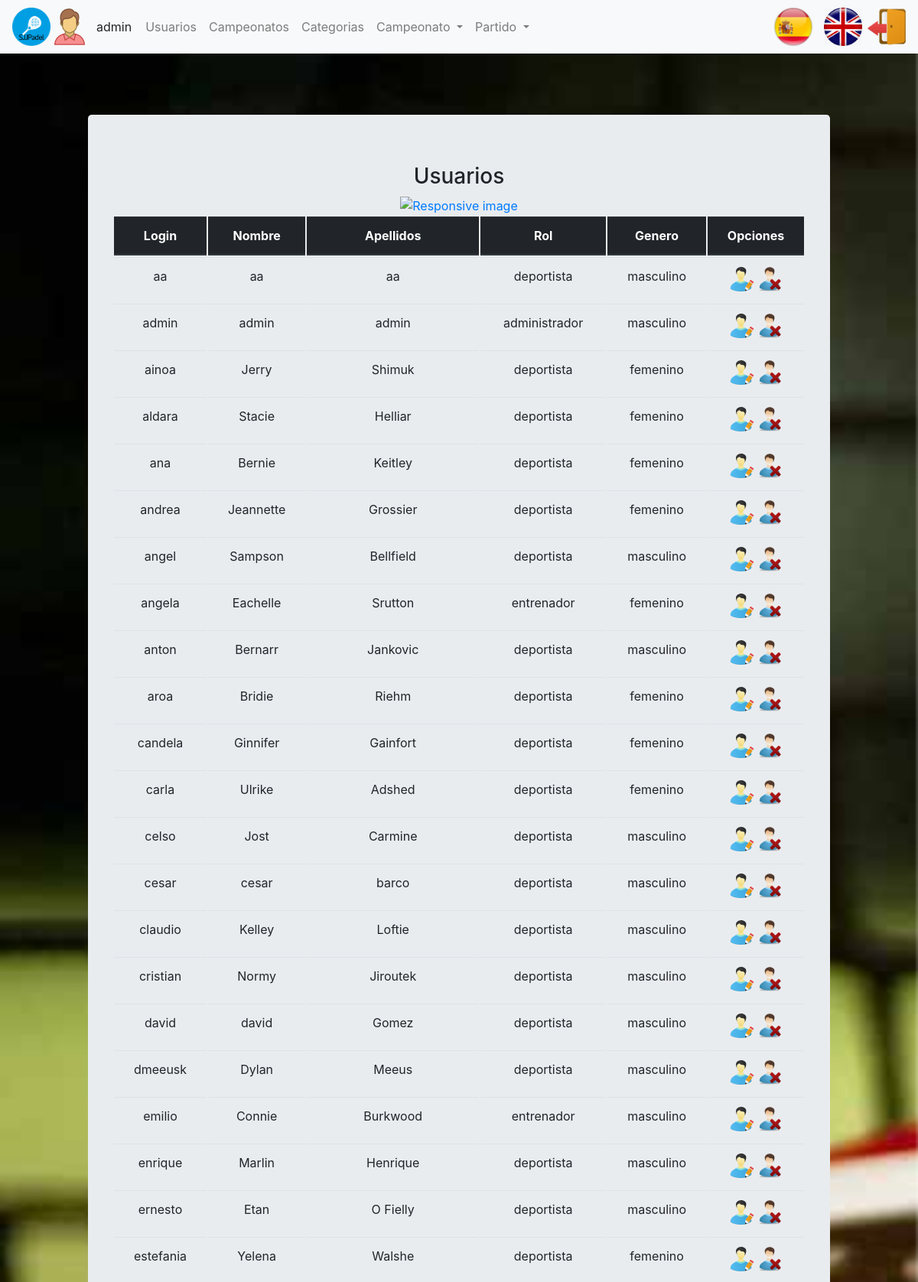
Screenshot of /index.php?controller=users&action=showall (signed in, upper part) with the database file from the repository.
### tables this page shows
CREATE TABLE `usuario` (
  `login` varchar(20) NOT NULL,
  `nombre` varchar(20) NOT NULL,
  `apellidos` varchar(45) DEFAULT NULL,
  `pass` varchar(20) DEFAULT NULL,
  `rol` char(1) DEFAULT NULL,
  `genero` varchar(10) DEFAULT NULL
);

### core/ViewManager.php (called while the page is built, shortened)
<?php
class ViewManager {
	private $fragmentContents = array();
	private $variables = array();
	private $currentFragment = self::DEFAULT_FRAGMENT;
	private $layout = "default";
	private function saveCurrentFragment() {
		$this->fragmentContents[$this->currentFragment].=ob_get_contents();
	}
	public function moveToFragment($name) {
		$this->currentFragment = $name;
	}
	public function getFragment($fragment, $default="") {
		if (!isset($this->fragmentContents[$fragment])) {
			return $default;
		}
		return $this->fragmentContents[$fragment];
	}
	public function setVariable($varname, $value, $flash=false) {
		$this->variables[$varname] = $value;
	}
	public function getVariable($varname, $default=NULL) {
		if (!isset($this->variables[$varname])) {
			return $default;
		}
		return $this->variables[$varname];
	}
	public function render($controller, $viewname) {
		include(__DIR__."/../view/$controller/$viewname.php");
		$this->renderLayout();
	}
	private function renderLayout() {
		include(__DIR__."/../view/layouts/".$this->layout.".php");
	}
	private static $viewmanager_singleton = NULL;
	public static function getInstance() {
		if (self::$viewmanager_singleton == null) {
			self::$viewmanager_singleton = new ViewManager();
		}
		return self::$viewmanager_singleton;
	}
}

### controller/UsersController.php (called while the page is built, shortened)
<?php
require_once(__DIR__."/../core/ViewManager.php");
require_once(__DIR__."/../core/I18n.php");
require_once(__DIR__."/../model/User.php");
require_once(__DIR__."/../model/UserMapper.php");
require_once(__DIR__."/../controller/BaseController.php");
class UsersController extends BaseController {
	public function __construct() {
		parent::__construct();
	}
	public function showall(){
		$userMapper = new UserMapper();
		$usuarios = $userMapper->getUsuarios();
		$this->view->setVariable("usuarios", $usuarios);
		$this->view->render("users", "showall");
	}
}

### index.php (called while the page is built, shortened)
<?php
function run() {
	try {
		$controller = loadController($_GET["controller"]);
		$actionName = $_GET["action"];
		$controller->$actionName();
	} catch(Exception $ex) {
		die("An exception occured!!!!!".$ex->getMessage());
	}
}
function loadController($controllerName) {
	return new $controllerClassName();
}
run();
?>

### core/I18n.php (called while the page is built, shortened)
<?php
class I18n {
	private $messages;
	public function setLanguage($language) {
		$this->messages = $i18n_messages;
	}
	public function i18n($key) {
		if (isset($this->messages[$key])){
			return $this->messages[$key];
		}else{
			return $key;
		}
	}
	private static $i18n_singleton = null;
	public static function getInstance() {
		if (self::$i18n_singleton == NULL) {
			self::$i18n_singleton = new I18n();
		}
		return self::$i18n_singleton;
	}
}
function i18n($key) {
	return I18n::getInstance()->i18n($key);
}

### model/User.php (called while the page is built, shortened)
<?php
class User {
	private $login;
	private $username;
	private $surname;
	private $rol;
	private $gender;
	public function __construct($login=NULL,$username=NULL,$surname=NULL,$pass=NULL,$rol=NULL,$gender=NULL) {
		$this->login = $login;
		$this->username = $username;
		$this->surname = $surname;
		$this->rol = $rol;
		$this->gender = $gender;
	}
	public function getLogin() {
		return $this->login;
	}
	public function getUsername() {
		return $this->username;
	}
	public function getSurname() {
		return $this->surname;
	}
	public function getRol() {
		return $this->rol;
	}
	public function getGender() {
		return $this->gender;
	}
}

### model/UserMapper.php (called while the page is built, shortened)
<?php
require_once(__DIR__."/../core/PDOConnection.php");
class UserMapper {
	private $db;
	public function __construct() {
		$this->db = PDOConnection::getInstance();
	}
	public function getDatos($login){
		$stmt = $this->db->prepare("SELECT * FROM usuario where login=?");
		$stmt->execute(array($login));
		$toret_db = $stmt->fetchAll(PDO::FETCH_ASSOC);
		$user = null;
		foreach ($toret_db as $datos) {
			$user = new User(
				$datos['login'],
				$datos['nombre'],
				$datos['apellidos'],
				$datos['pass'],
				$datos['rol'],
				$datos['genero']
			);
		}
		return $user;
	}
	public function getUsuarios(){
		$stmt = $this->db->query("SELECT *
								  FROM   usuario");
		$toret_db = $stmt->fetchAll(PDO::FETCH_ASSOC);
		$users = array();
		foreach ($toret_db as $user) {
			array_push($users, new User(
				$user['login'],
				$user['nombre'],
				$user['apellidos'],
				$user['pass'],
				$user['rol'],
				$user['genero']
			));
		}
		return $users;
	}
}

### core/PDOConnection.php (called while the page is built)
<?php
class PDOConnection {
	private static $dbhost = "localhost";
	private static $dbname = "sjjpadel";
	private static $dbuser = "abp";
	private static $dbpass = "abp";
	private static $db_singleton = null;
	public static function getInstance() {
		if (self::$db_singleton == null) {
			self::$db_singleton = new PDO(
			"mysql:host=".self::$dbhost.";dbname=".self::$dbname.";charset=utf8",
			self::$dbuser,
			self::$dbpass,
			array(
				PDO::ATTR_EMULATE_PREPARES => false,
				PDO::ATTR_ERRMODE => PDO::ERRMODE_EXCEPTION
			)
		);
	}
	return self::$db_singleton;
}
}
?>

### controller/BaseController.php (called while the page is built, shortened)
<?php
require_once(__DIR__."/../core/ViewManager.php");
require_once(__DIR__."/../core/I18n.php");
require_once(__DIR__."/../model/User.php");
require_once(__DIR__."/../model/UserMapper.php");
class BaseController {
	public function __construct() {
		if(isset($_SESSION["currentuser"])) {
			$userMapper = new UserMapper();
			$datosUser = $userMapper->getDatos($_SESSION["currentuser"]);
		}
	}
}

### view/users/showall.php (the view, shortened to what this page needs)
<?php
require_once(__DIR__."/../../core/ViewManager.php");
$view = ViewManager::getInstance();
$usuarios = $view->getVariable("usuarios");
$cabecera = array("Login","Name","Surname","Rol","Gender");
?>
  <h3><?= i18n("Users"); ?></h3>
  <a href="index.php?controller=users&amp;action=add">
    <img src="images/addUser.png" class="img-fluid" alt="Responsive image">
  </a>
  <table class="table">
  <thead class="thead-dark">
    <tr>
      <?php foreach($cabecera as $valor) { ?>
        <th scope="col">
          <?php echo i18n($valor); ?>
        </th>
      <?php } ?>
      <th scope="col" colspan="2">
        <?= i18n("Options"); ?>
      </th>
    </tr>
  </thead>
  <tbody>
      <?php foreach($usuarios as $user) { ?>
        <tr>
            <td>
              <?php echo $user->getLogin() ; ?>
            </td>
            <td>
              <?php echo $user->getUsername() ; ?>
            </td>
            <td>
              <?php echo $user->getSurname() ; ?>
            </td>
            <td>
              <?php echo i18n($user->getRol()) ; ?>
            </td>
            <td>
              <?php echo i18n($user->getGender()) ; ?>
            </td>
          <td>
            <a href="index.php?controller=users&amp;action=edit&amp;login=<?php echo $user->getLogin() ?>">
              <img src="images/editar.png" class="img-fluid" alt="Responsive image">
            </a>
            <a href="index.php?controller=users&amp;action=delete&amp;login=<?php echo $user->getLogin() ?>">
              <img src="images/eliminar.png" class="img-fluid" alt="Responsive image">
            </a>
          </td>
        <tr>
      <?php } ?>
  </tbody>
</table>

### view/layouts/default.php (shortened to what this page needs)
<?php
$view = ViewManager::getInstance();
$currentuser = $view->getVariable("currentusername");
$currentGender = $view->getVariable("currentGender");
$currentRol = $view->getVariable("currentRol");
?>
<!DOCTYPE html>
<html lang="en">
<head>
	<link rel="stylesheet" href="https://maxcdn.bootstrapcdn.com/bootstrap/4.0.0/css/bootstrap.min.css">
	<link rel="stylesheet" href="https://use.fontawesome.com/releases/v5.5.0/css/all.css">
	<link rel="stylesheet" href="css/style.css" type="text/css">
</head>
<body>
	<div class="contenedor">
	<nav class="navbar navbar-expand-lg navbar-light bg-light">
		<img class="img-circle icono" src="images/icono.png">
		<?php if (isset($currentuser)): ?>
			<img class="icono" src="images/<?php echo $currentGender; ?>.png">
			<span class="username">
				<?= sprintf(i18n("%s"), $currentuser) ?>
			</span>
		<?php endif ?>
		<div class="collapse navbar-collapse" id="navbarSupportedContent">
			<ul class="navbar-nav mr-auto">
				<?php if($currentRol == 'a'): ?>
					<li class="nav-item">
						<a class="nav-link" href="index.php?controller=users&amp;action=showall"><?= i18n("Users") ?></a>
					</li>
				<?php endif ?>
				<?php if($currentRol == 'a'): ?>
					<li class="nav-item">
						<a class="nav-link" href="index.php?controller=championship&amp;action=showall"><?= i18n("Championships") ?></a>
					</li>
				<?php endif ?>
				<?php if($currentRol == 'a'): ?>
					<li class="nav-item">
						<a class="nav-link" href="index.php?controller=category&amp;action=showall"><?= i18n("Categories") ?></a>
					</li>
				<?php endif ?>
				<?php if($currentRol == 'd' || $currentRol == 'a' || $currentRol == 'e'): ?>
					<li class="nav-item dropdown">
						<a class="nav-link dropdown-toggle" href="#" id="navbarDropdown" role="button" data-toggle="dropdown" aria-haspopup="true" aria-expanded="false">
							<?php echo i18n("Championship") ?>
						</a>
					</li>
				<?php endif ?>
				<?php if($currentRol == 'd' || $currentRol == 'a' || $currentRol == 'e'): ?>
					<li class="nav-item dropdown">
						<a class="nav-link dropdown-toggle" href="#" id="navbarDropdown" role="button" data-toggle="dropdown" aria-haspopup="true" aria-expanded="false">
							<?php echo i18n("Match") ?>
						</a>
					</li>
				<?php endif ?>
			</ul>
		</div>
		<li class="nav-item">
			<?php include(__DIR__."/language_select_element.php"); ?>
		</li>
		<li class="nav-item">
			<?php if (isset($currentuser)): ?>
				<a 	href="index.php?controller=users&amp;action=logout">
					<img src="images/salir.png" class="rounded icono" alt="Imágenes responsive">
				</a>
				<?php else: ?>
					<a href="index.php?controller=users&amp;action=login">
						<img src="images/entrar.png" class="rounded icono" alt="Imágenes responsive">
					</a>
				<?php endif ?>
			</li>
		</nav>
		<div class="container">
			<div class="jumbotron">
				<?= $view->getFragment(ViewManager::DEFAULT_FRAGMENT) ?>
			</div>
		</div>
</div>
		</body>
</html>

### css/style.css (style rules this page uses)
body { width: 100%; height: 100%; }
.contenedor { background: url('../images/padel.jpg') ; background-size: cover; background-attachment: fixed; }
ul , li { list-style: none; }
.icono { width: 50px; height: 50px; }
table { border-collapse: inherit; }
.container { margin: 0 auto; max-width: 1000px; }
.jumbotron { margin: 80px 0; text-align: center; }
.username { margin-left: 10px; margin-right: 10px; }

### rows the page displays
usuario: genero (picture), login "admin", nombre "admin", apellidos "admin", rol "administrador", genero "masculino"
usuario: login "aa", nombre "aa", apellidos "aa", rol "deportista", genero "masculino"
usuario: login "ainoa", nombre "Jerry", apellidos "Shimuk", rol "deportista", genero "femenino"
usuario: login "aldara", nombre "Stacie", apellidos "Helliar", rol "deportista", genero "femenino"
usuario: login "ana", nombre "Bernie", apellidos "Keitley", rol "deportista", genero "femenino"
usuario: login "andrea", nombre "Jeannette", apellidos "Grossier", rol "deportista", genero "femenino"
usuario: login "angel", nombre "Sampson", apellidos "Bellfield", rol "deportista", genero "masculino"
usuario: login "angela", nombre "Eachelle", apellidos "Srutton", rol "entrenador", genero "femenino"
usuario: login "anton", nombre "Bernarr", apellidos "Jankovic", rol "deportista", genero "masculino"
usuario: login "aroa", nombre "Bridie", apellidos "Riehm", rol "deportista", genero "femenino"
usuario: login "candela", nombre "Ginnifer", apellidos "Gainfort", rol "deportista", genero "femenino"
usuario: login "carla", nombre "Ulrike", apellidos "Adshed", rol "deportista", genero "femenino"
usuario: login "celso", nombre "Jost", apellidos "Carmine", rol "deportista", genero "masculino"
usuario: login "cesar", nombre "cesar", apellidos "barco", rol "deportista", genero "masculino"
usuario: login "claudio", nombre "Kelley", apellidos "Loftie", rol "deportista", genero "masculino"
usuario: login "cristian", nombre "Normy", apellidos "Jiroutek", rol "deportista", genero "masculino"
usuario: login "david", nombre "david", apellidos "Gomez", rol "deportista", genero "masculino"
usuario: login "dmeeusk", nombre "Dylan", apellidos "Meeus", rol "deportista", genero "masculino"
usuario: login "emilio", nombre "Connie", apellidos "Burkwood", rol "entrenador", genero "masculino"
usuario: login "enrique", nombre "Marlin", apellidos "Henrique", rol "deportista", genero "masculino"
usuario: login "ernesto", nombre "Etan", apellidos "O Fielly", rol "deportista", genero "masculino"
usuario: login "estefania", nombre "Yelena", apellidos "Walshe", rol "deportista", genero "femenino"

### other values shown
sprintf(i18n("%s"), $currentuser) "admin"
i18n("Users") "Usuarios"
i18n("Championships") "Campeonatos"
i18n("Categories") "Categorias"
i18n("Championship") "Campeonato"
i18n("Match") "Partido"
i18n($valor) "Login"
i18n($valor) "Nombre"
i18n($valor) "Apellidos"
i18n($valor) "Rol"
i18n($valor) "Genero"
i18n("Options") "Opciones"
